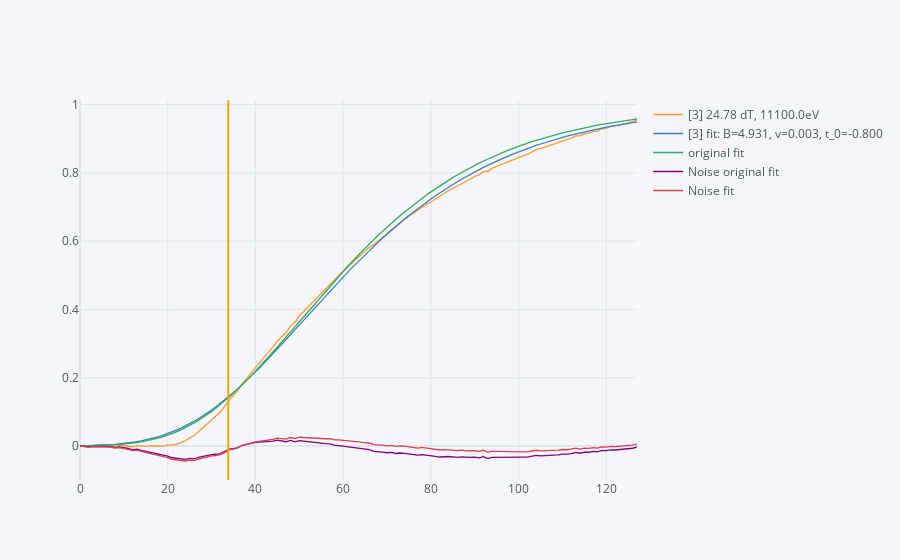

The code cell stored with this chart in its notebook:
### Code cell
# Try finding regression parameters using SciPy model fit

x_data = np.arange(0,128)
waveform = [3]
wave_df, imap = get_waveforms(waveform, source_data=data0, get_indices_map=True)
y_data = wave_df[imap[waveform[0]]]
B0, v0, x0, y0 = 4, 0.001, 60, y_data[60]
print(B0, v0, x0, y0, "timeshift", t_0_shift(B0, v0, (x0, y0)))



# plt.plot(x_data, y_data, 'b-', label='data with noise')

popt, pcov = curve_fit(logfunc_127, x_data, y_data, bounds=([0., 0.0001, -0.8], [10., 1., 0.8]))
print(popt, pcov)

# plt.plot(x_data, func(x_data, *popt), 'g--',
#          label='fit: a=%5.3f, b=%5.3f, c=%5.7f' % tuple(popt))
wave_df[str(waveform)+' fit: B=%5.3f, v=%5.3f, t_0=%5.3f' % tuple(popt)] = logfunc_127(x_data, *popt)
wave_df['original fit'] = [logfunc_xy(t/127, 5.2, 0.00001, (60/127,0.512045)) for t in range(0,128)] #[3]
# wave_df['original fit'] = [logfunc_xy(t/127, 7, 0.001, (60/127,0.632591-0.02)) for t in range(0,128)] #[4]
wave_df["Noise original fit"] = colcontains(wave_df,str(waveform)) - wave_df['original fit']
wave_df["Noise fit"] = colcontains(wave_df,str(waveform)) - wave_df[str(waveform)+' fit: B=%5.3f, v=%5.3f, t_0=%5.3f' % tuple(popt)]
print("New fit:", square_sum(wave_df["Noise fit"]), "Original fit:", square_sum(wave_df["Noise original fit"]))
print("New fit:", np.sqrt(square_sum(wave_df["Noise fit"]))/128, "Original fit:", np.sqrt(square_sum(wave_df["Noise original fit"]))/128)

fig = wave_df.iplot(asFigure=True)
print((160-float([s[s.find("]")+1:s.find("dT")] for s in [col_for_str(wave_df, str(waveform)).replace(" ","")]][0]))/4)
fig.add_vline(x=(160-float([s[s.find("]")+1:s.find("dT")] for s in [col_for_str(wave_df, str(waveform)).replace(" ","")]][0]))/4, line_color="orange")

# plt.plot(x_data, [logfunc_xy(t/127, 5.2, 0.00001, (60/127,0.512045)) for t in range(0,128)], 'r-', label='original fit')
# plt.xlabel('x')
# plt.ylabel('y')
# plt.legend()
# plt.show()

# DOESNT OPTIMIZE :((
# params = curve_fit(logfunc_127, x_data, y_data, p0 = [B0, v0, t_0_shift(B0, v0, (x0, y0))], bounds=([0., 0.1, -0.5], [10., 1., 60.0]))
# print(params)
# least_squares(logfunc, x0 = , )
